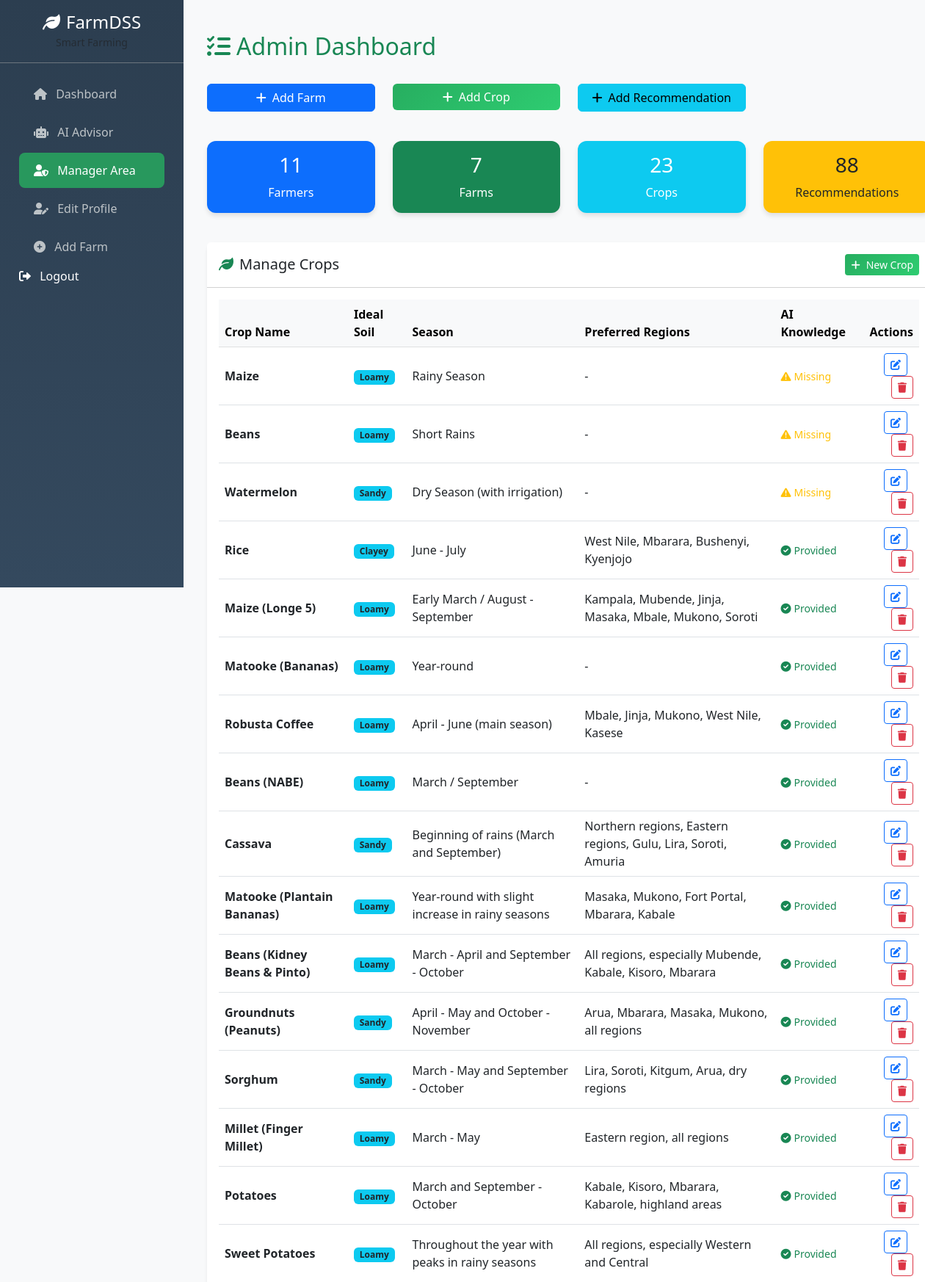
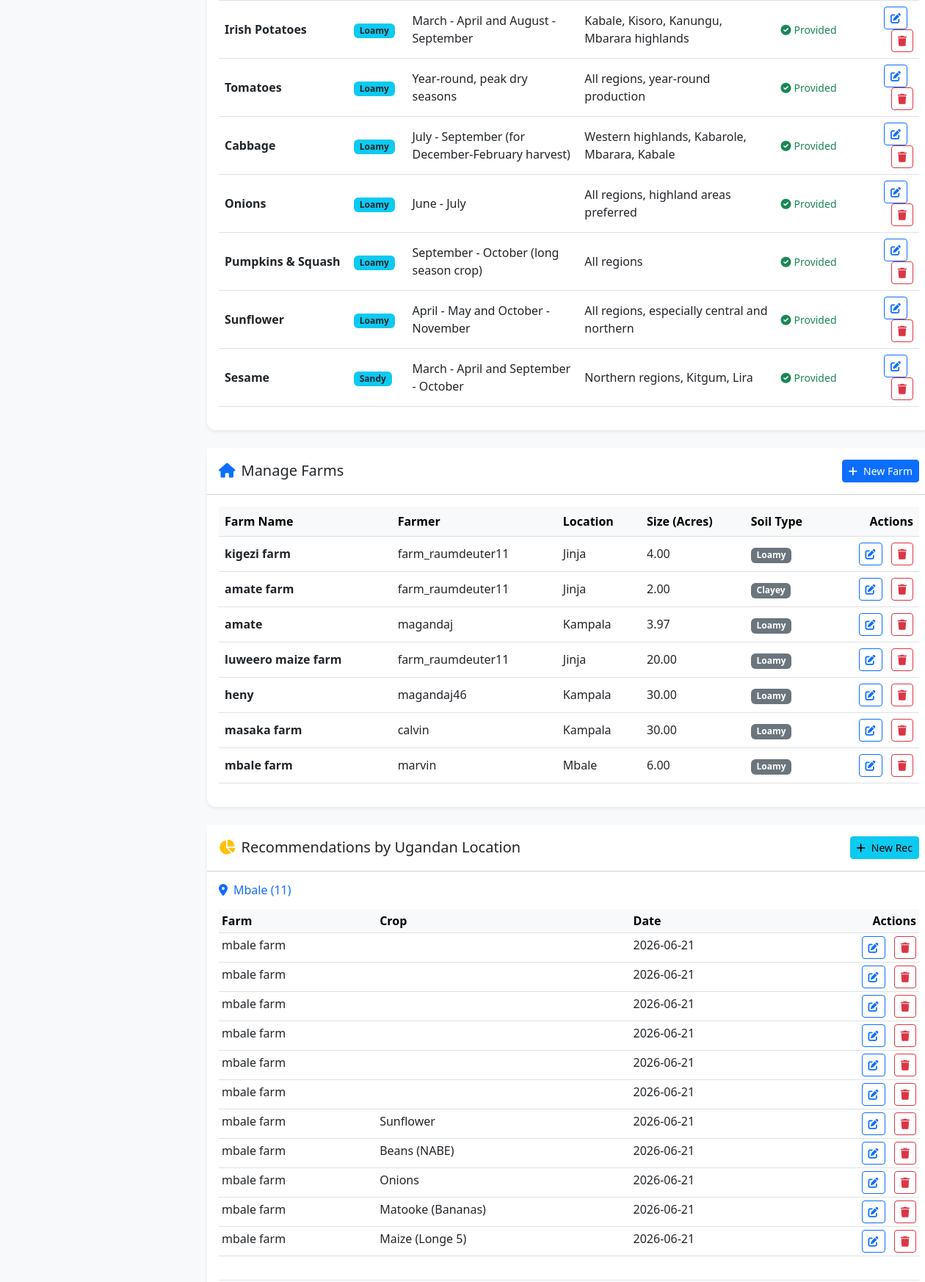
/manager/ (signed in, upper part), run on the app's committed database (2 pictures, top to bottom).
### core/models.py (models this page shows, shortened)
class Crop(models.Model):
    name = models.CharField(max_length=100, db_index=True)
    ideal_soil = models.CharField(max_length=20, choices=Farm.SOIL_TYPES)
    planting_season = models.CharField(max_length=50)
    expected_yield_per_acre = models.CharField(max_length=100)
    description = models.TextField()
    factors_favouring = models.TextField(blank=True, help_text="AI-generated factors favoring this crop")
    layman_knowledge = models.TextField(blank=True, help_text="Precise explanation for a layman")
    preferred_regions = models.TextField(blank=True, help_text="Ugandan regions where this crop thrives")
    best_for_farmer_type = models.CharField(max_length=50, choices=FARMER_TYPES, default='smallholder')
    market_potential = models.TextField(blank=True, help_text="Market price insights for this crop in Uganda")
    planting_instructions = models.TextField(blank=True, help_text="Step-by-step planting guide")
    pest_disease_management = models.TextField(blank=True, help_text="Local pest/disease control methods")
    class Meta:
        verbose_name_plural = "Crops"

class Farm(models.Model):
    SOIL_TYPES = [
        ('loamy', 'Loamy'),
        ('sandy', 'Sandy'),
        ('clayey', 'Clayey'),
        ('silty', 'Silty'),
    ]
    farmer = models.ForeignKey(Farmer, on_delete=models.CASCADE)
    name = models.CharField(max_length=100, unique=True)  # Unique farm name for login purposes
    size_acres = models.DecimalField(max_digits=5, decimal_places=2)
    soil_type = models.CharField(max_length=20, choices=SOIL_TYPES, db_index=True)
    water_source = models.CharField(max_length=100)
    class Meta:
        verbose_name_plural = "Farms"

class Farmer(models.Model):
    user = models.OneToOneField(User, on_delete=models.CASCADE)
    phone_number = models.CharField(max_length=15, blank=True)
    location = models.CharField(max_length=255, choices=UGANDAN_LOCATIONS, default='Kampala', db_index=True)
    farmer_type = models.CharField(max_length=50, choices=FARMER_TYPES, default='smallholder')
    class Meta:
        verbose_name_plural = "Farmers"

class Recommendation(models.Model):
    RECOMMENDATION_TYPES = [
        ('crop', 'Crop'),
        ('livestock', 'Livestock'),
    ]
    farm = models.ForeignKey(Farm, on_delete=models.CASCADE)
    recommendation_type = models.CharField(max_length=50, choices=RECOMMENDATION_TYPES, default='crop')
    crop = models.ForeignKey(Crop, on_delete=models.CASCADE, null=True, blank=True)
    livestock = models.ForeignKey(Livestock, on_delete=models.CASCADE, null=True, blank=True)
    fertilizer_info = models.TextField(blank=True)
    pesticide_info = models.TextField(blank=True)
    irrigation_info = models.TextField(blank=True)
    soil_analysis = models.TextField(blank=True, help_text="Soil suitability analysis")
    weather_outlook = models.TextField(blank=True, help_text="Local weather & climate data")
    market_insights = models.TextField(blank=True, help_text="Market price insights for Uganda")
    created_at = models.DateTimeField(auto_now_add=True, db_index=True)
    class Meta:
        verbose_name_plural = "Recommendations"
        ordering = ['-created_at']

### core/views.py (the view)
# urls.py: path('manager/', views.manager_dashboard, name='manager_dashboard'),
@staff_member_required
def manager_dashboard(request):
    crops = Crop.objects.all()
    livestock = []
    try:
        from .models import Livestock
        livestock = Livestock.objects.all()
    except Exception as e:
        logger.warning(f"Livestock model not available: {e}")
    farmers = Farmer.objects.select_related('user').all()
    farms = Farm.objects.select_related('farmer__user').all()
    try:
        recommendations = Recommendation.objects.select_related('farm', 'crop').all()
        if hasattr(Recommendation, 'livestock'):
            recommendations = Recommendation.objects.select_related('farm', 'crop', 'livestock').all()
    except Exception as e:
        recommendations = Recommendation.objects.select_related('farm', 'crop').all()
    recommendations_by_location = {}
    weather_by_location = {}
    for rec in recommendations:
        loc = rec.farm.farmer.location
        if loc not in recommendations_by_location:
            recommendations_by_location[loc] = []
            weather_by_location[loc] = get_uganda_weather_data(loc)
        recommendations_by_location[loc].append(rec)
    return render(request, 'core/manager_dashboard.html', {
        'crops': crops,
        'livestock': livestock,
        'farmers': farmers,
        'farms': farms,
        'recommendations': recommendations,
        'recommendations_by_location': recommendations_by_location,
        'weather_by_location': weather_by_location,
        'is_manager': True
    })

### core/templates/core/manager_dashboard.html (shortened to what this page needs)
{% extends 'core/base.html' %}
{% block content %}
<div class="container py-4">
    <div class="d-flex justify-content-between align-items-center mb-4">
        <h2 class="text-success"><i class="fas fa-tasks me-2"></i>Admin Dashboard</h2>
    </div>
    <div class="row mb-4">
        <div class="col-md-3 mb-3">
            <a href="{% url 'admin_add_farm' %}" class="btn btn-primary w-100">
                <i class="fas fa-plus me-2"></i>Add Farm
            </a>
        </div>
        <div class="col-md-3 mb-3">
            <a href="{% url 'add_crop' %}" class="btn btn-success w-100">
                <i class="fas fa-plus me-2"></i>Add Crop
            </a>
        </div>
        <div class="col-md-3 mb-3">
            <a href="{% url 'admin_add_recommendation' %}" class="btn btn-info w-100">
                <i class="fas fa-plus me-2"></i>Add Recommendation
            </a>
        </div>
    </div>
    <div class="row mb-4">
        <div class="col-md-3 mb-3">
            <div class="card bg-primary text-white">
                <div class="card-body text-center">
                    <h3>{{ farmers.count }}</h3>
                    <p class="mb-0">Farmers</p>
                </div>
            </div>
        </div>
        <div class="col-md-3 mb-3">
            <div class="card bg-success text-white">
                <div class="card-body text-center">
                    <h3>{{ farms.count }}</h3>
                    <p class="mb-0">Farms</p>
                </div>
            </div>
        </div>
        <div class="col-md-3 mb-3">
            <div class="card bg-info text-white">
                <div class="card-body text-center">
                    <h3>{{ crops.count }}</h3>
                    <p class="mb-0">Crops</p>
                </div>
            </div>
        </div>
        <div class="col-md-3 mb-3">
            <div class="card bg-warning text-dark">
                <div class="card-body text-center">
                    <h3>{{ recommendations.count }}</h3>
                    <p class="mb-0">Recommendations</p>
                </div>
            </div>
        </div>
    </div>
    <div class="row">
        <div class="col-12 mb-4">
            <div class="card border-0 shadow-sm">
                <div class="card-header bg-white py-3 d-flex justify-content-between align-items-center">
                    <h5 class="mb-0"><i class="fas fa-leaf me-2 text-success"></i>Manage Crops</h5>
                    <a href="{% url 'add_crop' %}" class="btn btn-sm btn-success"><i class="fas fa-plus me-2"></i>New Crop</a>
                </div>
                <div class="card-body">
                    <div class="table-responsive">
                        <table class="table table-hover align-middle">
                            <thead class="table-light">
                                <tr>
                                    <th>Crop Name</th>
                                    <th>Ideal Soil</th>
                                    <th>Season</th>
                                    <th>Preferred Regions</th>
                                    <th>AI Knowledge</th>
                                    <th class="text-end">Actions</th>
                                </tr>
                            </thead>
                            <tbody>
                                {% for crop in crops %}
                                <tr>
                                    <td class="fw-bold text-dark">{{ crop.name }}</td>
                                    <td><span class="badge bg-info text-dark">{{ crop.get_ideal_soil_display }}</span></td>
                                    <td>{{ crop.planting_season }}</td>
                                    <td>{{ crop.preferred_regions|default:"-" }}</td>
                                    <td>
                                        {% if crop.layman_knowledge %}
                                            <span class="text-success small"><i class="fas fa-check-circle me-1"></i>Provided</span>
                                        {% else %}
                                            <span class="text-warning small"><i class="fas fa-exclamation-triangle me-1"></i>Missing</span>
                                        {% endif %}
                                    </td>
                                    <td class="text-end">
                                        <a href="{% url 'edit_crop' crop.id %}" class="btn btn-sm btn-outline-primary me-2">
                                            <i class="fas fa-edit"></i>
                                        </a>
                                        <form method="post" action="{% url 'admin_delete_crop' crop.id %}" class="d-inline">
                                            <button type="submit" class="btn btn-sm btn-outline-danger" onclick="return confirm('Are you sure?')">
                                                <i class="fas fa-trash"></i>
                                            </button>
                                        </form>
                                    </td>
                                </tr>
                                {% empty %}
                                <tr>
                                    <td colspan="6" class="text-center py-4 text-muted">No crops found. Add one to get started!</td>
                                </tr>
                                {% endfor %}
                            </tbody>
                        </table>
                    </div>
                </div>
            </div>
        </div>
        <div class="col-12 mb-4">
            <div class="card border-0 shadow-sm">
                <div class="card-header bg-white py-3 d-flex justify-content-between align-items-center">
                    <h5 class="mb-0"><i class="fas fa-home me-2 text-primary"></i>Manage Farms</h5>
                    <a href="{% url 'admin_add_farm' %}" class="btn btn-sm btn-primary"><i class="fas fa-plus me-2"></i>New Farm</a>
                </div>
                <div class="card-body">
                    <div class="table-responsive">
                        <table class="table table-hover align-middle">
                            <thead class="table-light">
                                <tr>
                                    <th>Farm Name</th>
                                    <th>Farmer</th>
                                    <th>Location</th>
                                    <th>Size (Acres)</th>
                                    <th>Soil Type</th>
                                    <th class="text-end">Actions</th>
                                </tr>
                            </thead>
                            <tbody>
                                {% for farm in farms %}
                                <tr>
                                    <td class="fw-bold text-dark">{{ farm.name }}</td>
                                    <td>{{ farm.farmer.user.username }}</td>
                                    <td>{{ farm.farmer.location }}</td>
                                    <td>{{ farm.size_acres }}</td>
                                    <td><span class="badge bg-secondary">{{ farm.get_soil_type_display }}</span></td>
                                    <td class="text-end">
                                        <a href="{% url 'admin_edit_farm' farm.id %}" class="btn btn-sm btn-outline-primary me-2">
                                            <i class="fas fa-edit"></i>
                                        </a>
                                        <form method="post" action="{% url 'admin_delete_farm' farm.id %}" class="d-inline">
                                            <button type="submit" class="btn btn-sm btn-outline-danger" onclick="return confirm('Are you sure?')">
                                                <i class="fas fa-trash"></i>
                                            </button>
                                        </form>
                                    </td>
                                </tr>
                                {% empty %}
                                <tr>
                                    <td colspan="6" class="text-center py-4 text-muted">No farms found!</td>
                                </tr>
                                {% endfor %}
                            </tbody>
                        </table>
                    </div>
                </div>
            </div>
        </div>
        <div class="col-12 mb-4">
            <div class="card border-0 shadow-sm">
                <div class="card-header bg-white py-3 d-flex justify-content-between align-items-center">
                    <h5 class="mb-0"><i class="fas fa-chart-pie me-2 text-warning"></i>Recommendations by Ugandan Location</h5>
                    <a href="{% url 'admin_add_recommendation' %}" class="btn btn-sm btn-info"><i class="fas fa-plus me-2"></i>New Rec</a>
                </div>
                <div class="card-body">
                    {% if recommendations_by_location %}
                        {% for location, recs in recommendations_by_location.items %}
                            <div class="mb-4 pb-3 border-bottom">
                                <h6 class="text-primary mb-3"><i class="fas fa-map-marker-alt me-2"></i>{{ location }} ({{ recs|length }})</h6>
                                <div class="table-responsive">
                                    <table class="table table-sm">
                                        <thead class="table-light">
                                            <tr>
                                                <th>Farm</th>
                                                <th>Crop</th>
                                                <th>Date</th>
                                                <th class="text-end">Actions</th>
                                            </tr>
                                        </thead>
                                        <tbody>
                                            {% for rec in recs %}
                                                <tr>
                                                    <td>{{ rec.farm.name }}</td>
                                                    <td>{{ rec.crop.name }}</td>
                                                    <td>{{ rec.created_at|date:"Y-m-d" }}</td>
                                                    <td class="text-end">
                                                        <a href="{% url 'admin_edit_recommendation' rec.id %}" class="btn btn-sm btn-outline-primary me-2">
                                                            <i class="fas fa-edit"></i>
                                                        </a>
                                                        <form method="post" action="{% url 'admin_delete_recommendation' rec.id %}" class="d-inline">
                                                            <button type="submit" class="btn btn-sm btn-outline-danger" onclick="return confirm('Are you sure?')">
                                                                <i class="fas fa-trash"></i>
                                                            </button>
                                                        </form>
                                                    </td>
                                                </tr>
                                            {% endfor %}
                                        </tbody>
                                    </table>
                                </div>
                            </div>
                        {% endfor %}
                    {% else %}
                        <p class="text-muted text-center">No recommendations yet!</p>
                    {% endif %}
                </div>
            </div>
        </div>
    </div>
</div>
{% endblock %}

### data on the page
Crop: name "Maize", ideal_soil "Loamy", planting_season "Rainy Season", preferred_regions "-", layman_knowledge "Missing"
Crop: name "Beans", ideal_soil "Loamy", planting_season "Short Rains", preferred_regions "-", layman_knowledge "Missing"
Crop: name "Watermelon", ideal_soil "Sandy", planting_season "Dry Season (with irrigation)", preferred_regions "-", layman_knowledge "Missing"
Crop: name "Rice", ideal_soil "Clayey", planting_season "June - July", preferred_regions "West Nile, Mbarara, Bushenyi, Kyenjojo", shows "Provided"
Crop: name "Maize (Longe 5)", ideal_soil "Loamy", planting_season "Early March / August - September", preferred_regions "Kampala, Mubende, Jinja, Masaka, Mbale, Mukono, Soroti", shows "Provided"
Crop: name "Matooke (Bananas)", ideal_soil "Loamy", planting_season "Year-round", preferred_regions "-", shows "Provided"
Crop: name "Robusta Coffee", ideal_soil "Loamy", planting_season "April - June (main season)", preferred_regions "Mbale, Jinja, Mukono, West Nile, Kasese", shows "Provided"
Crop: name "Beans (NABE)", ideal_soil "Loamy", planting_season "March / September", preferred_regions "-", shows "Provided"
Crop: name "Cassava", ideal_soil "Sandy", planting_season "Beginning of rains (March and September)", preferred_regions "Northern regions, Eastern regions, Gulu, Lira, Soroti, Amuria", shows "Provided"
Crop: name "Matooke (Plantain Bananas)", ideal_soil "Loamy", planting_season "Year-round with slight increase in rainy seasons", preferred_regions "Masaka, Mukono, Fort Portal, Mbarara, Kabale", shows "Provided"
Crop: name "Beans (Kidney Beans & Pinto)", ideal_soil "Loamy", planting_season "March - April and September - October", preferred_regions "All regions, especially Mubende, Kabale, Kisoro, Mbarara", shows "Provided"
Crop: name "Groundnuts (Peanuts)", ideal_soil "Sandy", planting_season "April - May and October - November", preferred_regions "Arua, Mbarara, Masaka, Mukono, all regions", shows "Provided"
Crop: name "Sorghum", ideal_soil "Sandy", planting_season "March - May and September - October", preferred_regions "Lira, Soroti, Kitgum, Arua, dry regions", shows "Provided"
Crop: name "Millet (Finger Millet)", ideal_soil "Loamy", planting_season "March - May", preferred_regions "Eastern region, all regions", shows "Provided"
Crop: name "Potatoes", ideal_soil "Loamy", planting_season "March and September - October", preferred_regions "Kabale, Kisoro, Mbarara, Kabarole, highland areas", shows "Provided"
Crop: name "Sweet Potatoes", ideal_soil "Loamy", planting_season "Throughout the year with peaks in rainy seasons", preferred_regions "All regions, especially Western and Central", shows "Provided"
Crop: name "Irish Potatoes", ideal_soil "Loamy", planting_season "March - April and August - September", preferred_regions "Kabale, Kisoro, Kanungu, Mbarara highlands", shows "Provided"
Crop: name "Tomatoes", ideal_soil "Loamy", planting_season "Year-round, peak dry seasons", preferred_regions "All regions, year-round production", shows "Provided"
Crop: name "Cabbage", ideal_soil "Loamy", planting_season "July - September (for December-February harvest)", preferred_regions "Western highlands, Kabarole, Mbarara, Kabale", shows "Provided"
Crop: name "Onions", ideal_soil "Loamy", planting_season "June - July", preferred_regions "All regions, highland areas preferred", shows "Provided"
Crop: name "Pumpkins & Squash", ideal_soil "Loamy", planting_season "September - October (long season crop)", preferred_regions "All regions", shows "Provided"
Crop: name "Sunflower", ideal_soil "Loamy", planting_season "April - May and October - November", preferred_regions "All regions, especially central and northern", shows "Provided"
Crop: name "Sesame", ideal_soil "Sandy", planting_season "March - April and September - October", preferred_regions "Northern regions, Kitgum, Lira", shows "Provided"
Farm: name "kigezi farm", farmer.user.username "farm_raumdeuter11", farmer.location "Jinja", size_acres "4.00", soil_type "Loamy"
Farm: name "amate farm", farmer.user.username "farm_raumdeuter11", farmer.location "Jinja", size_acres "2.00", soil_type "Clayey"
Farm: name "amate", farmer.user.username "magandaj", farmer.location "Kampala", size_acres "3.97", soil_type "Loamy"
Farm: name "luweero maize farm", farmer.user.username "farm_raumdeuter11", farmer.location "Jinja", size_acres "20.00", soil_type "Loamy"
Farm: name "heny", farmer.user.username "magandaj46", farmer.location "Kampala", size_acres "30.00", soil_type "Loamy"
Farm: name "masaka farm", farmer.user.username "calvin", farmer.location "Kampala", size_acres "30.00", soil_type "Loamy"
Farm: name "mbale farm", farmer.user.username "marvin", farmer.location "Mbale", size_acres "6.00", soil_type "Loamy"
Recommendation: location "Mbale", recs "11", farm.name "mbale farm", created_at "2026-06-21"
Recommendation: farm.name "mbale farm", created_at "2026-06-21"
Recommendation: farm.name "mbale farm", created_at "2026-06-21"
Recommendation: farm.name "mbale farm", created_at "2026-06-21"
Recommendation: farm.name "mbale farm", created_at "2026-06-21"
Recommendation: farm.name "mbale farm", created_at "2026-06-21"
Recommendation: farm.name "mbale farm", crop.name "Sunflower", created_at "2026-06-21"
Recommendation: farm.name "mbale farm", crop.name "Beans (NABE)", created_at "2026-06-21"
Recommendation: farm.name "mbale farm", crop.name "Onions", created_at "2026-06-21"
Recommendation: farm.name "mbale farm", crop.name "Matooke (Bananas)", created_at "2026-06-21"
Recommendation: farm.name "mbale farm", crop.name "Maize (Longe 5)", created_at "2026-06-21"

### other printed values
{{ farmers.count }} "11"
{{ farms.count }} "7"
{{ crops.count }} "23"
{{ recommendations.count }} "88"
